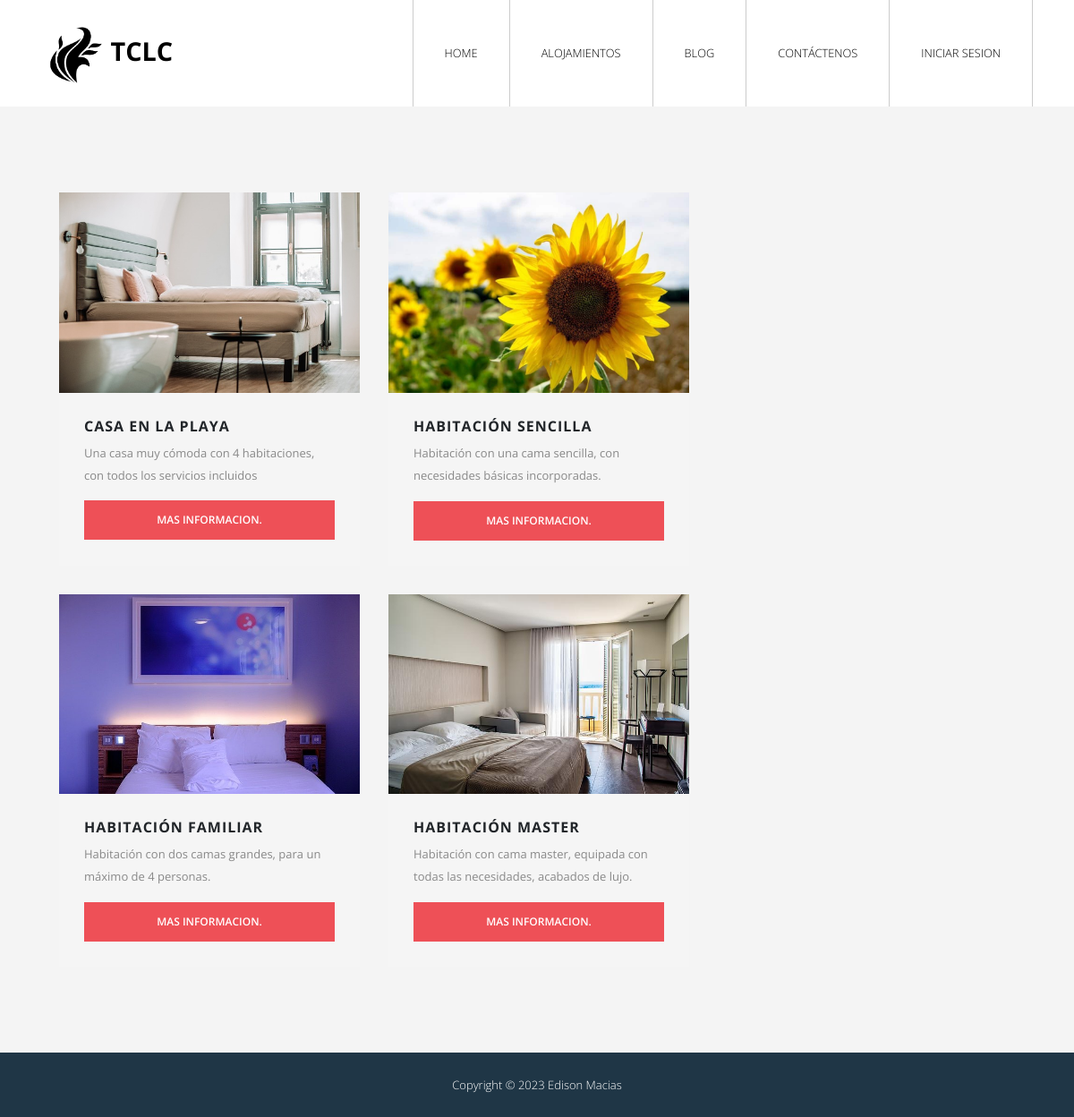
/anuncios/, run on the app's committed database.
### Hotel/models.py (models this page shows, shortened)
class Room (models.Model):
    title = models.CharField(max_length=100, verbose_name="Titulo")
    description = models.TextField(verbose_name="Descripcion", max_length=200)
    price = models.IntegerField(verbose_name="Precio")
    pais = models.CharField(max_length=100, verbose_name="Pais")
    ciudad = models.CharField(max_length=100, verbose_name="Ciudad")
    autor = models.CharField(max_length=100, verbose_name="Autor")
    dateI = models.DateField(verbose_name="Fecha de inicio")
    dateF = models.DateField(verbose_name="Fecha de fin")
    image1 = models.ImageField(verbose_name="Imagen 1", upload_to= "rooms")
    image2 = models.ImageField(verbose_name="Imagen 2", upload_to= "rooms")
    image3 = models.ImageField(verbose_name="Imagen 3", upload_to= "rooms")
    image4 = models.ImageField(verbose_name="Imagen 4", upload_to= "rooms")
    nom = models.CharField(max_length=100, verbose_name="Nombres")
    apell = models.CharField(max_length=100, verbose_name="Apellidos")
    cell = models.CharField(max_length=20, verbose_name="Celular")
    email = models.CharField(max_length=100, verbose_name="Email")
    created = models.DateTimeField(auto_now_add=True, verbose_name="Fecha de Creacion")
    updated = models.DateTimeField(auto_now=True, verbose_name="Fecha de Modificacion")
    class Meta:
        verbose_name = 'Habitacion'
        verbose_name_plural = 'Habitaciones'
        ordering = ["-created"]

### Hotel/views.py (the view)
# urls.py: path('anuncios/', anuncios.as_view(), name="anuncios"),
class anuncios(TemplateView):
    template_name = 'hotel/Anuncios.html'
    def get(selt, request):
        room = Room.objects.all()
        return render(request, selt.template_name, {'room': room})

### Hotel/templates/hotel/Anuncios.html (shortened to what this page needs)
{% extends 'core/base.html' %}
{% block content %}
{% load static %}
<div class="tm-section tm-section-pad tm-bg-gray" id="tm-section-4">
    <div class="contenedor-anuncios">
        {% for rooms in room %}
        <article class="anuncio">
            <div class="slider">
                <ul>
                    <li>
                        <img src="{{rooms.image1.url}}" alt="Anuncios">
                    </li>
                </ul>
            </div>
            <div class="tm-article-pad">
                <header><h3 class="text-uppercase tm-article-title-2">{{rooms.title}}</h3></header>
                <p>{{rooms.description}}</p>
                <a href="{% url 'anuncio' rooms.title %}" class="text-uppercase btn-primary tm-btn-primary">Mas informacion.</a>
            </div>
        </article>
        {% endfor %}
    </div>
</div>
{% endblock %}

### core/templates/core/base.html (shortened to what this page needs)
<!DOCTYPE html>
<html lang="en">
    <head>
        {% load static %}
        <link rel="stylesheet" href="{% static 'core/Css/font-awesome-4.7.0/css/font-awesome.min.css' %}">
        <link rel="stylesheet" href="{% static 'core/Css/bootstrap.min.css' %}">
        <link rel="stylesheet" href="{% static 'core/Css/slick/slick.css' %}"/>
        <link rel="stylesheet" href="{% static 'core/Css/slick/slick-theme.css' %}"/>
        <link rel="stylesheet" href="{% static 'core/Css/datepicker.css' %}"/>
        <link rel="stylesheet" href="{% static 'core/Css/tooplate-style.css' %}">
        <link rel="stylesheet" href="{% static 'core/Css/Estilos.css' %}">
    </head>
    <body>
        <div class="tm-main-content" id="top">
            <div class="tm-top-bar-bg"></div>
            <div class="tm-top-bar" id="tm-top-bar">
                <div class="container">
                    <div class="row">
                        <nav class="navbar navbar-expand-lg narbar-light">
                            <a class="navbar-brand mr-auto" href="{% url 'home' %}">
                                <img class="imagen" src="{% static 'core/img/logo.png' %}" alt="Site logo">
                                TCLC
                            </a>
                            <div id="mainNav" class="collapse navbar-collapse tm-bg-white">
                                <ul class="navbar-nav ml-auto">
                                    <li class="nav-item">
                                        <a class="nav-link" href="{% url 'home' %}">Home <span class="sr-only">(current)</span></a>
                                    </li>
                                    <li class="nav-item">
                                        <a class="nav-link" href="{% url 'anuncios' %}">Alojamientos</a>
                                    </li>
                                    <li class="nav-item">
                                        <a class="nav-link" href="{% url 'blog' %}">Blog</a>
                                    </li>
                                    <li class="nav-item">
                                        <a class="nav-link" href="{% url 'contacto' %}">Contáctenos</a>
                                    </li>
                                    {% if user.is_authenticated %}
                                    <li class="nav-item dropdown">
                                            <a class="nav-link" href="">Publicacion</a>
                                            <div class="dropdown-content">
                                                <a class="nav-link" href="{% url 'publicar' %}">Publicar</a>
                                                <a class="nav-link" href="{% url 'publicaciones' %}">Publicaciones</a>
                                            </div>
                                    </li>
                                    <li class="nav-item">
                                        <a class="nav-link" href="{% url 'cerrar_sesion' %}">Cerrar Sesion</a>
                                    </li>
                                    {% else %}
                                    <li class="nav-item">
                                        <a class="nav-link" href="{% url 'login' %}">Iniciar sesion</a>
                                    </li>
                                    {% endif %}
                                </ul>
                            </div>
                        </nav>
                    </div>
                </div>
            </div>
            {% block content %}{% endblock content %}
            <footer class="tm-bg-dark-blue">
                <div class="container">
                    <div class="row">
                        <p class="col-sm-12 text-center tm-font-light tm-color-white p-4 tm-margin-b-0">
                        Copyright &copy; <span class="tm-current-year">2023</span> Edison Macias
                        </p>
                    </div>
                </div>
            </footer>
        </div>
    </body>
</html>

### core/static/core/Css/tooplate-style.css (style rules this page uses)
body { font-family: 'Open Sans', Helvetica, Arial, sans-serif; font-size: 13px; font-weight: 400; overflow-x: hidden; }
a, button { transition: all 0.3s ease; }
.tm-margin-b-0 { margin-bottom: 0; }
.tm-color-white { color: white; }
.tm-bg-gray { background: #F4F4F4; }
.tm-bg-white { background: white; }
.tm-bg-dark-blue { background: #1f3646; }
.tm-section-pad { padding: 30px 50px; }
.tm-article-pad { padding: 28px; }
.tm-font-light { font-weight: 300; }
p { color: #898989; line-height: 1.9; }
.navbar { width: 100%; padding-top: 0; padding-bottom: 0; }
.navbar-brand { font-size: 1.8rem; font-weight: 700; }
.navbar a { color: black; }
.nav-item { background: transparent; border-left: 1px solid #ccc; cursor: pointer; font-size: 0.8rem; font-weight: 300; margin: 0; text-transform: uppercase; padding: 0; transition: all 0.5s ease; }
.nav-item:last-child { border-right: 1px solid #ccc; }
.tm-top-bar .navbar-expand-lg .navbar-nav .nav-link { padding: 50px 35px; }
.tm-top-bar { position: fixed; top: 0; left: 0; width: 100%; padding: 0; z-index: 10000; transition: all 0.2s ease-in-out; height: 119px; background: white; }
.tm-top-bar-bg { height: 119px; }
.tm-section { min-height: 515px; }
.tm-section-pad { padding-top: 80px; padding-bottom: 80px; }
.btn-primary { background-color: #ee5057; border-color: #ee5057; border-radius: 0; cursor: pointer; font-size: 0.7rem; font-weight: 600; padding: 13px 30px; text-transform: uppercase; }
.tm-article-title-2 { font-size: 1rem; font-weight: 700; letter-spacing: 1px; }
.tm-btn-primary { display: block; width: 100%; text-align: center; margin-left: auto; margin-right: auto; font-size: 0.75rem; }

### core/static/core/Css/Estilos.css (style rules this page uses)
.contenedor-anuncios { width: 100%; display: flex; flex-wrap: wrap; flex-direction: row; }
.anuncio { margin: 1rem 1rem 1rem 1rem; width: calc(32% - 1rem); background-color: #f5f5f5; }
.slider { background-color: white; overflow: hidden; margin: 0; }
.slider ul { display: flex; padding: 0; margin: 0; height: 100%; width: 400%; animation: cambio 30s infinite alternate linear; }
.slider li { width: 100%; list-style: none; }
.slider img { width: 100%; height: 100%; }
.imagen { width: 70px; height: 70px; }

### data on the page
Room: image1 (picture), title "CASA EN LA PLAYA", description "Una casa muy cómoda con 4 habitaciones, con todos los servicios incluidos"
Room: image1 (picture), title "HABITACIÓN SENCILLA", description "Habitación con una cama sencilla, con necesidades básicas incorporadas."
Room: image1 (picture), title "HABITACIÓN FAMILIAR", description "Habitación con dos camas grandes, para un máximo de 4 personas."
Room: image1 (picture), title "HABITACIÓN MASTER", description "Habitación con cama master, equipada con todas las necesidades, acabados de lujo."
